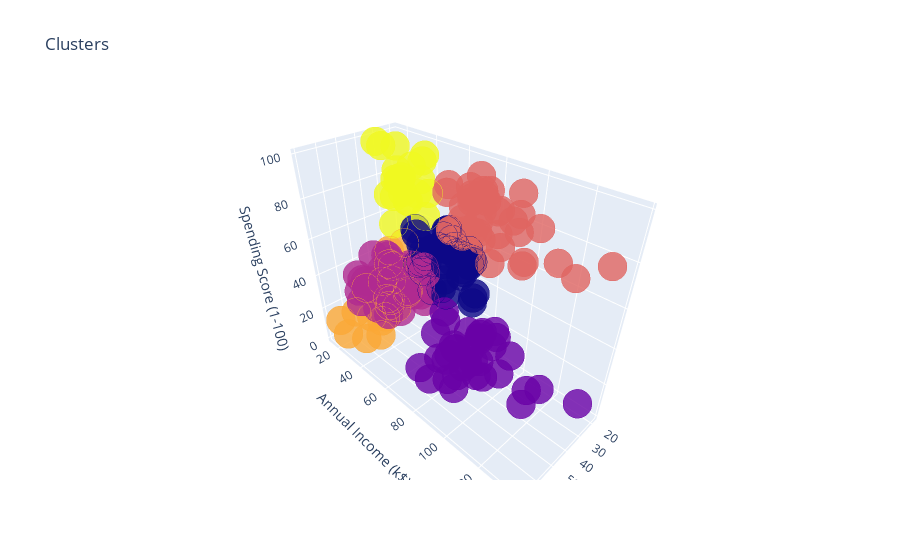

The cell this chart's notebook holds for it:
### Code cell
trace1 = go.Scatter3d(
    x= df['Age'],
    y = df['Annual Income (k$)'],
    z = df['Spending Score (1-100)'],
    mode='markers',
    marker=dict(
        color = labels1, 
        size = 10,
        line = dict(
            color = labels1,
            width = 20
        ),
        opacity = 0.8
     )
)
data = [trace1]
layout = go.Layout(
    title = 'Clusters',
    scene = dict(
            xaxis = {'title': 'Age'},
            yaxis = {'title': 'Annual Income (k$)'},
            zaxis = {'title': 'Spending Score (1-100)'}
        )
)
fig = go.Figure(data=data, layout=layout)
py.offline.iplot(fig)

### Figure 1 — Plotly figure (JSON) as saved in the notebook; plotly's stock layout.template omitted (floating-point values rounded to 4 significant figures; data arrays with more than 128 entries replaced by an {"elided": "..."} marker saying what was removed)
{"data": [{"marker": {"color": {"elided": "200 int values"}, "line": {"color": {"elided": "200 int values"}, "width": 20}, "opacity": 0.8, "size": 10}, "mode": "markers", "type": "scatter3d", "x": {"elided": "200 int values"}, "y": {"elided": "200 int values"}, "z": {"elided": "200 int values"}}], "layout": {"scene": {"xaxis": {"title": {"text": "Age"}}, "yaxis": {"title": {"text": "Annual Income (k$)"}}, "zaxis": {"title": {"text": "Spending Score (1-100)"}}}, "title": {"text": "Clusters"}}}
